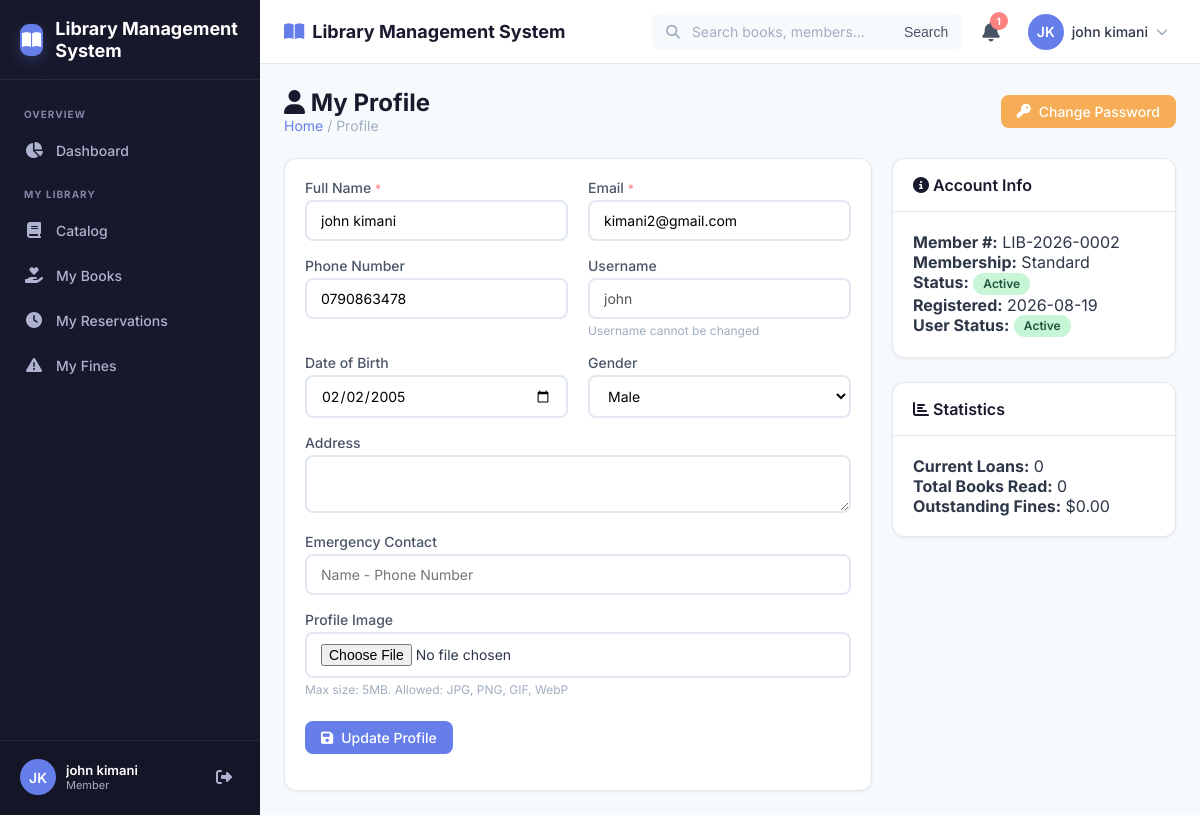
Page /member/profile.php (signed in) on the committed database.
### tables this page shows
CREATE TABLE `members` (
  `id` int(11) NOT NULL,
  `member_number` varchar(20) NOT NULL,
  `user_id` int(11) NOT NULL,
  `registration_date` date NOT NULL,
  `membership_type` varchar(50) DEFAULT 'Standard',
  `date_of_birth` date DEFAULT NULL,
  `gender` enum('Male','Female','Other') DEFAULT NULL,
  `address` text DEFAULT NULL,
  `emergency_contact` varchar(100) DEFAULT NULL,
  `status` enum('active','inactive','suspended') NOT NULL DEFAULT 'active',
  `created_at` timestamp NOT NULL DEFAULT current_timestamp(),
  `updated_at` timestamp NOT NULL DEFAULT current_timestamp() ON UPDATE current_timestamp()
);

CREATE TABLE `users` (
  `id` int(11) NOT NULL,
  `name` varchar(100) NOT NULL,
  `email` varchar(100) NOT NULL,
  `phone` varchar(20) DEFAULT NULL,
  `username` varchar(50) NOT NULL,
  `password` varchar(255) NOT NULL,
  `role` enum('admin','librarian','member') NOT NULL DEFAULT 'member',
  `status` enum('active','inactive') NOT NULL DEFAULT 'active',
  `profile_image` varchar(255) DEFAULT NULL,
  `last_login` datetime DEFAULT NULL,
  `created_at` timestamp NOT NULL DEFAULT current_timestamp(),
  `updated_at` timestamp NOT NULL DEFAULT current_timestamp() ON UPDATE current_timestamp()
);

### member/profile.php (the view, shortened to what this page needs)
<?php
$pdo = getDBConnection();
$userId = getCurrentUserId();
$stmt = $pdo->prepare("
    SELECT m.*, u.name, u.email, u.phone, u.username, u.profile_image, u.status as user_status
    FROM members m
    JOIN users u ON m.user_id = u.id
    WHERE u.id = ?
");
$stmt->execute([$userId]);
$member = $stmt->fetch();
$errors = [];
$formData = $member;
include_once '../includes/header.php';
include_once '../includes/navbar.php';
include_once '../includes/sidebar.php';
?>
<main class="page-content">
    <div class="page-header">
        <div>
            <h1><i class="fas fa-user"></i> My Profile</h1>
            <div class="breadcrumb">
                <a href="dashboard.php">Home</a> / Profile
            </div>
        </div>
        <div class="page-actions">
            <a href="../change-password.php" class="btn btn-warning">
                <i class="fas fa-key"></i> Change Password
            </a>
        </div>
    </div>
    <div class="row">
        <div class="col-8">
            <div class="card">
                <div class="card-body">
                    <form method="POST" action="profile.php" enctype="multipart/form-data" data-validate>
                        <div class="row">
                            <div class="col-6">
                                <div class="form-group">
                                    <label for="name">Full Name <span class="text-danger">*</span></label>
                                    <input type="text" id="name" name="name" class="form-control <?php echo isset($errors['name']) ? 'is-invalid' : ''; ?>"
                                           value="<?php echo $formData['name']; ?>" required>
                                </div>
                            </div>
                            <div class="col-6">
                                <div class="form-group">
                                    <label for="email">Email <span class="text-danger">*</span></label>
                                    <input type="email" id="email" name="email" class="form-control <?php echo isset($errors['email']) ? 'is-invalid' : ''; ?>"
                                           value="<?php echo $formData['email']; ?>" required>
                                </div>
                            </div>
                        </div>
                        <div class="row">
                            <div class="col-6">
                                <div class="form-group">
                                    <label for="phone">Phone Number</label>
                                    <input type="text" id="phone" name="phone" class="form-control"
                                           value="<?php echo $formData['phone']; ?>">
                                </div>
                            </div>
                            <div class="col-6">
                                <div class="form-group">
                                    <label for="username">Username</label>
                                    <input type="text" id="username" class="form-control"
                                           value="<?php echo $formData['username']; ?>" disabled>
                                    <div class="form-text">Username cannot be changed</div>
                                </div>
                            </div>
                        </div>
                        <div class="row">
                            <div class="col-6">
                                <div class="form-group">
                                    <label for="date_of_birth">Date of Birth</label>
                                    <input type="date" id="date_of_birth" name="date_of_birth" class="form-control"
                                           value="<?php echo $formData['date_of_birth']; ?>">
                                </div>
                            </div>
                            <div class="col-6">
                                <div class="form-group">
                                    <label for="gender">Gender</label>
                                    <select id="gender" name="gender" class="form-control">
                                        <option value="Male" <?php echo $formData['gender'] === 'Male' ? 'selected' : ''; ?>>Male</option>
                                    </select>
                                </div>
                            </div>
                        </div>
                        <div class="form-group">
                            <label for="address">Address</label>
                            <textarea id="address" name="address" class="form-control" rows="2"><?php echo $formData['address']; ?></textarea>
                        </div>
                        <div class="form-group">
                            <label for="emergency_contact">Emergency Contact</label>
                            <input type="text" id="emergency_contact" name="emergency_contact" class="form-control"
                                   value="<?php echo $formData['emergency_contact']; ?>" placeholder="Name - Phone Number">
                        </div>
                        <div class="form-group">
                            <label for="profile_image">Profile Image</label>
                            <input type="file" id="profile_image" name="profile_image" class="form-control" accept="image/*">
                            <div class="form-text">Max size: <?php echo (MAX_FILE_SIZE / 1024 / 1024); ?>MB. Allowed: JPG, PNG, GIF, WebP</div>
                        </div>
                        <div class="form-group mt-3">
                            <button type="submit" class="btn btn-primary">
                                <i class="fas fa-save"></i> Update Profile
                            </button>
                        </div>
                    </form>
                </div>
            </div>
        </div>
        <div class="col-4">
            <div class="card">
                <div class="card-header">
                    <h5><i class="fas fa-info-circle"></i> Account Info</h5>
                </div>
                <div class="card-body">
                    <p><strong>Member #:</strong> <?php echo $member['member_number']; ?></p>
                    <p><strong>Membership:</strong> <?php echo $member['membership_type']; ?></p>
                    <p><strong>Status:</strong> <?php echo getStatusBadge($member['status'], 'member'); ?></p>
                    <p><strong>Registered:</strong> <?php echo formatDate($member['registration_date']); ?></p>
                    <p><strong>User Status:</strong> <?php echo getStatusBadge($member['user_status']); ?></p>
                </div>
            </div>
            <div class="card mt-3">
                <div class="card-header">
                    <h5><i class="fas fa-chart-bar"></i> Statistics</h5>
                </div>
                <div class="card-body">
                    <?php
                    $stmt = $pdo->prepare("SELECT COUNT(*) as count FROM loans WHERE member_id = ? AND status IN ('Borrowed', 'Overdue')");
                    $stmt->execute([$member['id']]);
                    $current = $stmt->fetch()['count'];
                    $stmt = $pdo->prepare("SELECT COUNT(*) as count FROM loans WHERE member_id = ? AND status = 'Returned'");
                    $stmt->execute([$member['id']]);
                    $total = $stmt->fetch()['count'];
                    $stmt = $pdo->prepare("SELECT COALESCE(SUM(amount), 0) as total FROM fines WHERE member_id = ? AND status = 'Unpaid'");
                    $stmt->execute([$member['id']]);
                    $fines = $stmt->fetch()['total'];
                    ?>
                    <p><strong>Current Loans:</strong> <?php echo $current; ?></p>
                    <p><strong>Total Books Read:</strong> <?php echo $total; ?></p>
                    <p><strong>Outstanding Fines:</strong> <?php echo formatCurrency($fines); ?></p>
                </div>
            </div>
        </div>
    </div>
</main>
<?php include_once '../includes/footer.php'; ?>

### includes/functions.php (shortened to what this page needs)
<?php
function formatDate(string $date, string $format = 'Y-m-d'): string {
    $dt = new DateTime($date);
    return $dt->format($format);
}
function formatCurrency(float $amount, string $currency = '$'): string {
    return $currency . number_format($amount, 2);
}
function getStatusDisplayName(string $status, string $type = 'user'): string {
    $statuses = [
        'user' => [
            'active' => 'Active',
            'inactive' => 'Inactive'
        ],
        'member' => [
            'active' => 'Active',
            'inactive' => 'Inactive',
            'suspended' => 'Suspended'
        ],
        'copy' => [
            'Available' => 'Available',
            'Borrowed' => 'Borrowed',
            'Reserved' => 'Reserved',
            'Lost' => 'Lost',
            'Damaged' => 'Damaged',
            'Maintenance' => 'Maintenance'
        ],
        'loan' => [
            'Borrowed' => 'Borrowed',
            'Returned' => 'Returned',
            'Overdue' => 'Overdue',
            'Lost' => 'Lost'
        ],
        'fine' => [
            'Unpaid' => 'Unpaid',
            'Paid' => 'Paid',
            'Waived' => 'Waived'
        ]
    ];
    return $statuses[$type][$status] ?? $status;
}
function getStatusBadge(string $status, string $type = 'user'): string {
    $classes = [
        'active' => 'badge-success',
        'inactive' => 'badge-danger',
        'suspended' => 'badge-warning',
        'Available' => 'badge-success',
        'Borrowed' => 'badge-warning',
        'Reserved' => 'badge-info',
        'Lost' => 'badge-danger',
        'Damaged' => 'badge-danger',
        'Maintenance' => 'badge-secondary',
        'Returned' => 'badge-success',
        'Overdue' => 'badge-danger',
        'Unpaid' => 'badge-danger',
        'Paid' => 'badge-success',
        'Waived' => 'badge-secondary'
    ];
    $display = getStatusDisplayName($status, $type);
    $class = $classes[$status] ?? 'badge-secondary';
    return '<span class="badge ' . $class . '">' . $display . '</span>';
}

### assets/css/style.css (style rules this page uses)
:root { --primary: #667eea; --primary-dark: #5a67d8; --primary-light: #7c8cf5; --secondary: #764ba2; --success: #48bb78; --danger: #fc8181; --warning: #f6ad55; --info: #63b3ed; --dark: #1a1a2e; --gray-900: #2d3748; --gray-700: #4a5568; --gray-500: #a0aec0; --gray-300: #e2e8f0; --gray-100: #f7fafc; --white: #ffffff; --sidebar-width: 260px; --navbar-height: 64px; --border-radius: 12px; --transition: all 0.3s cubic-bezier(0.4, 0, 0.2, 1); --font-family: 'Inter', -apple-system, BlinkMacSystemFont, sans-serif; }
* { margin: 0; padding: 0; box-sizing: border-box; }
html { font-size: 16px; scroll-behavior: smooth; }
body { font-family: var(--font-family); background: var(--gray-100); color: var(--gray-900); min-height: 100vh; display: flex; flex-direction: column; }
a { text-decoration: none; color: inherit; }
.page-content { flex: 1; padding: 24px; }
.page-header { display: flex; justify-content: space-between; align-items: center; margin-bottom: 24px; flex-wrap: wrap; gap: 12px; }
.page-header h1 { font-size: 24px; font-weight: 700; color: var(--dark); }
.page-header .breadcrumb { font-size: 14px; color: var(--gray-500); }
.page-header .breadcrumb a { color: var(--primary); }
.page-header .page-actions { display: flex; gap: 8px; }
.card { background: var(--white); border-radius: var(--border-radius); box-shadow: 0 1px 3px rgba(0,0,0,0.06); border: 1px solid var(--gray-300); overflow: hidden; }
.card-header { padding: 16px 20px; border-bottom: 1px solid var(--gray-300); display: flex; justify-content: space-between; align-items: center; flex-wrap: wrap; gap: 8px; }
.card-header h5 { font-size: 16px; font-weight: 600; color: var(--dark); }
.card-body { padding: 20px; }
.row { display: grid; grid-template-columns: repeat(12, 1fr); gap: 20px; }
.col-4 { grid-column: span 4; }
.col-6 { grid-column: span 6; }
.col-8 { grid-column: span 8; }
.btn { display: inline-flex; align-items: center; gap: 8px; padding: 8px 16px; border: none; border-radius: 8px; font-size: 14px; font-weight: 500; font-family: var(--font-family); cursor: pointer; transition: var(--transition); text-decoration: none; }
.btn i { font-size: 14px; }
.btn-primary { background: var(--primary); color: var(--white); }
.btn-warning { background: var(--warning); color: var(--white); }
.badge { display: inline-flex; align-items: center; justify-content: center; max-width: 100%; padding: 3px 10px; border-radius: 999px; font-size: 12px; line-height: 1.35; font-weight: 600; text-align: center; white-space: normal; overflow-wrap: anywhere; vertical-align: middle; }
.badge-success { background: #c6f6d5; color: #22543d; }
.form-group { margin-bottom: 16px; }
.form-group label { display: block; font-size: 14px; font-weight: 500; color: var(--gray-700); margin-bottom: 4px; }
.form-group .form-control { width: 100%; padding: 10px 14px; border: 2px solid var(--gray-300); border-radius: 8px; font-size: 14px; font-family: var(--font-family); transition: var(--transition); background: var(--white); }
.form-group .form-text { font-size: 12px; color: var(--gray-500); margin-top: 4px; }
.form-group .text-danger { font-size: 12px; color: var(--danger); }
.text-danger { color: var(--danger); }
.mt-3 { margin-top: 24px; }

### rows in the picture
members: name "john kimani", email "kimani2@gmail.com", phone "0790863478", user.username "john", date_of_birth "02/02/2005", gender "Male", member_number "LIB-2026-0002", membership_type "Standard", status "Active Active", registration_date "2026-08-19"

### other values in the picture
getSetting($pdo ?? null, 'library_name', APP_NAME) "Library Management System"
$unreadNotifications "1"
getInitials($userName) "JK"
$userName "john kimani"
$userRole "Member"
MAX_FILE_SIZE / 1024 / 1024 "5"
$current "0"
$total "0"
formatCurrency($fines) "$0.00"
